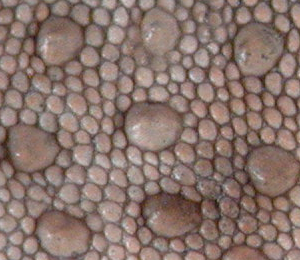
%> input picture gecko.bmp, 300 x 260 px
$ octave show_waterline.m   (GNU Octave 9; MATLAB toolbox functions it lacks are replaced by stand-ins)
%> lines starting %> are read from the running program, lines starting %| are printed output that depends on the picture
### myrgb2gray.m
function result=myrgb2gray(img)
img=double(img);
result=uint8(0.29900 *img(:,:,1)+0.58700 *img(:,:,2)+0.11400 *img(:,:,3));
%  0.29900 * R + 0.58700 * G + 0.11400 * B

### show_waterline.m
clear;clc;close all;

%% 显示 分水岭分割后图像 和 分水岭
water_line=load('water_line.mat');
water_line=water_line.water_line;
img=imread('gecko.bmp');
%> img is the input picture: size 260x300x3 uint8; mean R, G, B 137.6, 116.3, 108.6

img_gray=myrgb2gray(img);
%> in myrgb2gray, `result=uint8(0.29900 *img(:,:,1)+0.58700 *img(:,:,2)+0.11400 *img(:,:,..`:
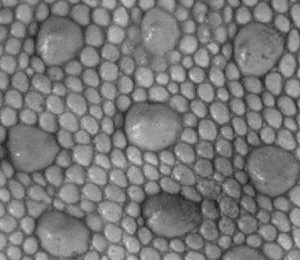
%> result: size 260x300 uint8; min 24, max 224, mean 121.8

img_add_temp=(water_line~=0);
img_add_temp=uint8(~img_add_temp);
img_gray=img_gray.*img_add_temp+uint8(water_line*255);
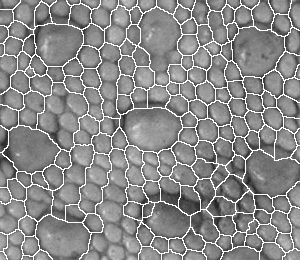
%> img_gray: size 260x300 uint8; min 24, max 255, mean 138.4
figure
imshow(img_gray)
figure
imshow(water_line)
